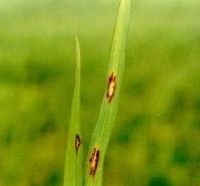
#> input picture DiseaseExampleImages/Blast/8.jpg, 200 x 186 px, found by its file name
$ python MarkLargestContours.py   (Python 2 division)   (older library calls are emulated)
#> lines starting #> are read from the running program, lines starting #| are printed output that depends on the picture; after the words box and inside, x2 and y2 are one past the last pixel; in counts of white or black regions, pixels touching at a corner belong together

import numpy as np
import cv2
import matplotlib.pyplot as plt

img=cv2.imread('8.jpg')
#> img is the input picture: shape (186, 200, 3); mean B, G, R 25, 149.6, 126.9
rgb=cv2.cvtColor(img,cv2.COLOR_BGR2RGB)
gray=cv2.cvtColor(rgb,cv2.COLOR_RGB2GRAY)
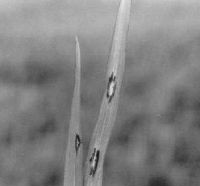
#> gray: shape (186, 200); min 23, max 230, mean 128.6

h,w=gray.shape
#> h = 186; w = 200

back=np.zeros((h,w),np.uint8)


ret,thresh=cv2.threshold(gray,160,255,cv2.THRESH_BINARY_INV)
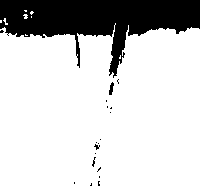
#> thresh: shape (186, 200); 80.6% white; 19 black regions (17 under 20 px)

largest_coutour_index=0
largest_area=0

img1,contours,hierarchy=cv2.findContours(thresh,cv2.RETR_EXTERNAL,cv2.CHAIN_APPROX_SIMPLE)
#> contours = 9 contours, 8 with area under 20; largest, box (x1, y1, x2, y2) and area: (0, 23, 200, 186) 29524

for i in range(len(contours)):
	a=cv2.contourArea(contours[i],0)
	if(a>largest_area):
		largest_area=a
		largest_coutour_index=i
#> this loop made 9 passes
#> (a, largest_area, largest_coutour_index) on pass 3: (29524.5, 29524.5, 2)
#> a on passes 2, 4, 5, 6, 7, 8: 0.5, 2, 7, 0, 9.5, 5.5
#> after the loop, largest_area = 29524.5; largest_coutour_index = 2

print a
#| 1.5
print largest_coutour_index
#| 2


cv2.drawContours(back,contours,largest_coutour_index,(255,255,255),cv2.FILLED,8,hierarchy)
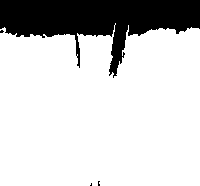
#> back: shape (186, 200); 80.7% white; 4 black regions (3 under 20 px), largest, box (x1, y1, x2, y2) and area: (0, 0, 200, 78) 7171

dilation_size=2
element=cv2.getStructuringElement( cv2.MORPH_RECT,
( 2*dilation_size + 1, 2*dilation_size+1 ),
  ( dilation_size, dilation_size ) )

cv2.erode(back,back,element)

hsv=cv2.cvtColor(img,cv2.COLOR_BGR2HSV)
#> hsv: shape (186, 200, 3); mean H, S, V 35.6, 219.2, 150.2
hsv_thr=cv2.inRange(hsv,(30,10,10),(90,255,255))
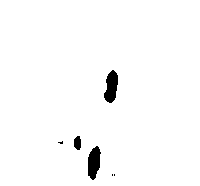
#> hsv_thr: shape (186, 200); 98% white; 6 black regions (3 under 20 px), largest, box (x1, y1, x2, y2) and area: (104, 70, 118, 103) 321, (88, 146, 101, 180) 317, (74, 136, 81, 150) 81
dst=cv2.bitwise_not(hsv_thr, back);

plt.xticks([])
plt.yticks([])
plt.subplot(1,2,1)
plt.xticks([])
plt.yticks([])
plt.imshow(rgb,cmap='gray')
plt.subplot(1,2,2)
plt.imshow(back,cmap='gray')
plt.show()

$ run again, with DiseaseExampleImages/Blast/1.jpg copied over DiseaseExampleImages/Blast/8.jpg
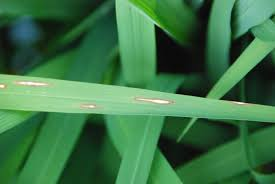
#> input picture DiseaseExampleImages/Blast/1.jpg, 275 x 184 px, found by its file name
#> img is the input picture: shape (184, 275, 3); mean B, G, R 70.2, 116.2, 59
#> `ret,thresh=cv2.threshold(gray,160,255,cv2.THRESH_BINARY_INV)`:
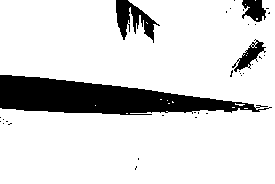
#> thresh: shape (184, 275); 84.8% white; 33 black regions (29 under 20 px)
#> contours = 14 contours, 13 with area under 20; largest, box (x1, y1, x2, y2) and area: (0, 0, 275, 184) 42473
#> the loop `for i in range(len(contours)):` made 14 passes
#> (a, largest_area, largest_coutour_index) on pass 14: (42473, 42473, 13)
#> after the loop `for i in range(len(contours)):`: largest_area = 42473; largest_coutour_index = 13
#| 42473.0
#| 13
#> back: shape (184, 275); 85.7% white; 6 black regions (3 under 20 px), largest, box (x1, y1, x2, y2) and area: (0, 75, 269, 115) 6050, (116, 0, 160, 43) 821, (242, 0, 266, 22) 370
#> hsv: shape (184, 275, 3); mean H, S, V 65.3, 136.7, 116.4
#> `hsv_thr=cv2.inRange(hsv,(30,10,10),(90,255,255))`:
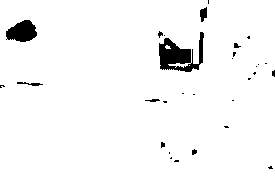
#> hsv_thr: shape (184, 275); 96.5% white; 30 black regions (22 under 20 px), largest, box (x1, y1, x2, y2) and area: (159, 32, 204, 72) 915, (6, 20, 37, 42) 485, (200, 7, 207, 22) 76

$ run again, with DiseaseExampleImages/Blast/2.jpg copied over DiseaseExampleImages/Blast/8.jpg
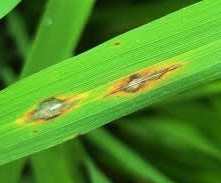
#> input picture DiseaseExampleImages/Blast/2.jpg, 221 x 183 px, found by its file name
#> img is the input picture: shape (183, 221, 3); mean B, G, R 36.5, 142.3, 78.8
#> `ret,thresh=cv2.threshold(gray,160,255,cv2.THRESH_BINARY_INV)`:
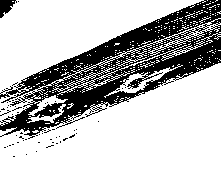
#> thresh: shape (183, 221); 74.3% white; 57 black regions (55 under 20 px)
#> contours = 312 contours, 306 with area under 20; largest, box (x1, y1, x2, y2) and area: (0, 63, 221, 183) 17382, (0, 0, 221, 126) 10315, (104, 64, 183, 98) 505, (52, 67, 130, 95) 360, (119, 41, 205, 71) 129, (27, 104, 66, 123) 120
#> the loop `for i in range(len(contours)):` made 312 passes
#> (a, largest_area) on passes 18, 97, 117, 124: (120, 120), (360.5, 360.5), (505, 505), (17382.5, 17382.5)
#> after the loop `for i in range(len(contours)):`: largest_area = 17382.5; largest_coutour_index = 123
#| 10315.0
#| 123
#> back: shape (183, 221); 43.9% white; 1 white region, box (x1, y1, x2, y2) and area: (0, 63, 221, 183) 17759
#> hsv: shape (183, 221, 3); mean H, S, V 48.2, 197.1, 143.1
#> `hsv_thr=cv2.inRange(hsv,(30,10,10),(90,255,255))`:
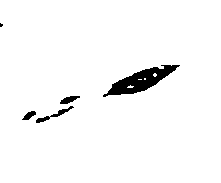
#> hsv_thr: shape (183, 221); 96.8% white; 5 black regions (1 under 20 px), largest, box (x1, y1, x2, y2) and area: (103, 65, 180, 97) 989, (36, 106, 74, 123) 134, (60, 96, 80, 104) 93, (22, 111, 36, 120) 69

$ run again, with DiseaseExampleImages/Blast/3.jpg copied over DiseaseExampleImages/Blast/8.jpg
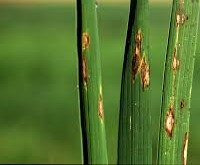
#> input picture DiseaseExampleImages/Blast/3.jpg, 200 x 165 px, found by its file name
#> img is the input picture: shape (165, 200, 3); mean B, G, R 46, 115.8, 84.7
#> `ret,thresh=cv2.threshold(gray,160,255,cv2.THRESH_BINARY_INV)`:
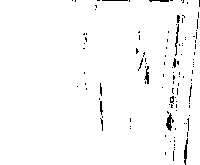
#> thresh: shape (165, 200); 97.8% white; black in thin lines or dots, all inside (x1, y1, x2, y2) = (72, 0, 200, 165)
#> contours = 1 contour; box (x1, y1, x2, y2) and area: (0, 0, 200, 165) 32468
#> the loop `for i in range(len(contours)):` made 1 pass
#> (a, largest_area, largest_coutour_index) on pass 1: (32468.5, 32468.5, 0)
#> after the loop `for i in range(len(contours)):`: largest_area = 32468.5; largest_coutour_index = 0
#| 32468.5
#| 0
#> hsv: shape (165, 200, 3); mean H, S, V 43.7, 160.6, 117
#> `hsv_thr=cv2.inRange(hsv,(30,10,10),(90,255,255))`:
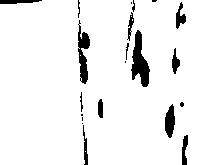
#> hsv_thr: shape (165, 200); 93.6% white; 21 black regions (7 under 20 px), largest, box (x1, y1, x2, y2) and area: (131, 30, 150, 87) 571, (78, 20, 90, 84) 404, (165, 104, 175, 138) 242
